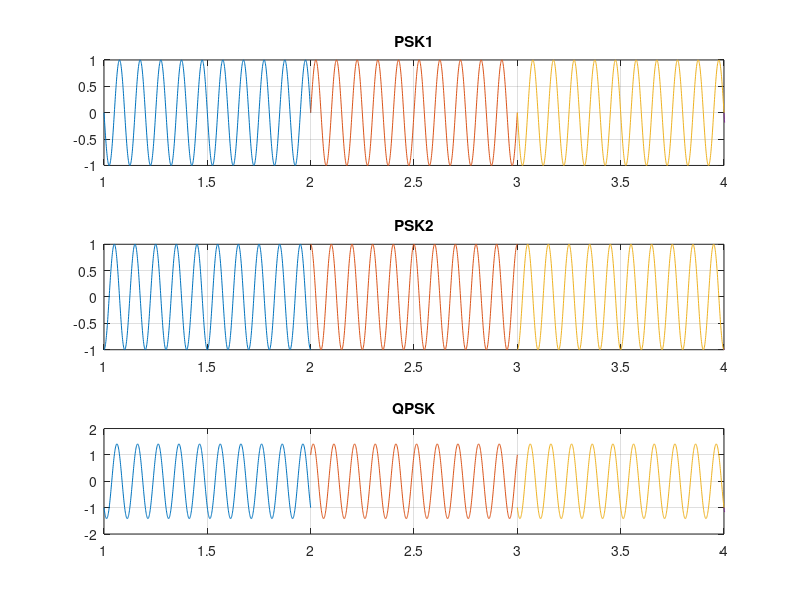

Reproduce this figure in MATLAB.
%%19-40158-1 DEBORAJ ROY

close all;
clc;
f=10;
x=[ 00 11 00 00 00 11 00 01 00 11 01 01 ] % input signal ;
x1=[ 0 1 0 0 0 1 0 0 0 1 0 0 ];
x2=[ 0 1 0 0 0 1 0 1 0 1 1 1 ];
nx=size(x1,2);
i=1;
while i<nx+1
 t = i:0.001:i+1;
 if x1(i)==1
 psk1=sin(2*pi*f*t);
 else
 psk1=sin(2*pi*f*t+pi);
 end
 
 if x2(i)==1
 psk2=sin(2*pi*f*t+pi/2);
 else
 psk2=sin(2*pi*f*t+pi+pi/2);
 end
 
 QPSK = psk1+psk2;
 
 subplot(3,1,1);
 plot(t,psk1);
 hold on;
 grid on;
 axis([1 4 -1 1]);
 title('PSK1')
 
 subplot(3,1,2);
 plot(t,psk2);
 hold on;
 grid on; 
 axis([1 4 -1 1]);
 title('PSK2')
 subplot(3,1,3);
 plot(t,QPSK);
 hold on;
 grid on;
 axis([1 4 -2 2]);
 title('QPSK')
 i=i+1;
end